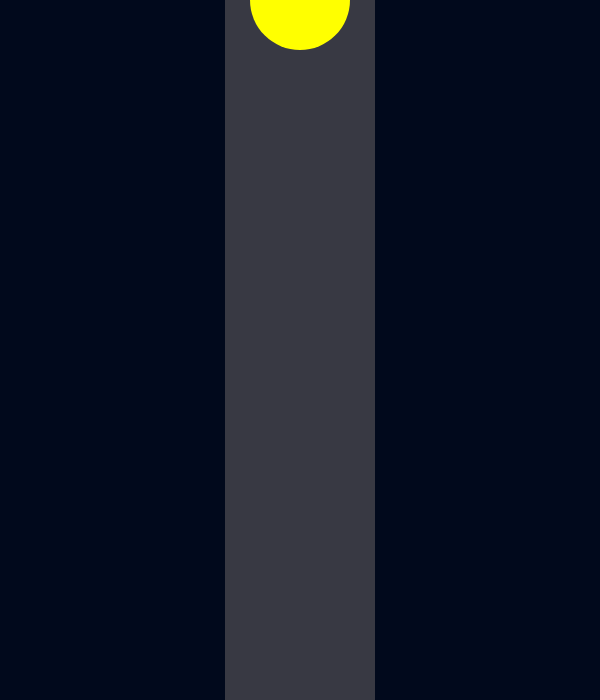
Frame 1 (no input)
Frame 60 (no input): identical to frame 1, image omitted
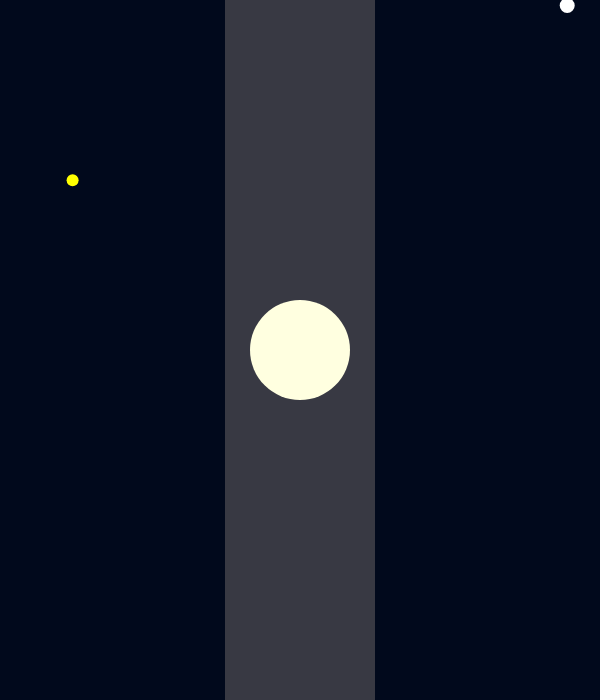
Frame 120 (the mouse pressed at the canvas centre since frame 60)

The p5.js sketch that drew these frames (run headless with seeded random() and noise() and a simulated clock; from frame 60 on, the mouse is pressed at the canvas centre):

// p5.js sketch
// ── sketch.js
/* Name: Natania Ma
Title: Phase of Sun and Moon

Concept:
Inspired by Harper Woodpeckers by Ivan Rudnicki.
Using the sun and moon to create a interaction based on their phases.

Instructions:
Move the mouse up and down to change the position of the sun and moon. 
Move the mouse left and right to change the phase of the sun and moon. 
Click the mouse to create random stars in the background.
*/
let x = 0;
let y = 300;

function setup() {
  createCanvas(600, 700);
  noStroke();
}

function draw() {
  background(1, 9, 28);

if (mouseIsPressed) { //STARS RANDOM
    fill("yellow");
    ellipse(random(width), random(height), 12, 12);
    fill("white");
    ellipse(random(width), random(height), 15, 15);
  }

  fill(56, 57, 67); // MIDDLE LINE GRAY
  rect(width / 2 - 150 / 2, 0, 150, 700);

if (mouseY < height / 2) { //SUN  
  if (mouseX < width / 2) { // NORMAL
  fill('yellow');
  ellipse(300, mouseY, 100, 100)
  }
  else { // ECLIPSE
  fill('orange');
  ellipse(300, mouseY, 100, 100)
  fill('black');
  ellipse(300, mouseY, 95, 95)
  }
}

else { // MOON
  if (mouseX < width / 3) { // WAXING CRESCENT
  fill('lightyellow');
  ellipse(300, mouseY, 100, 100)
  fill(56, 57, 67);
  ellipse(280, mouseY, 100, 100)
  }
  else if (mouseX < (width / 3) * 2) { //FULL MOON
  fill('lightyellow');
  ellipse(300, mouseY, 100, 100)
  }
  else { // WANING CRESCENT
  fill('lightyellow');
  ellipse(300, mouseY, 100, 100)
  fill(56, 57, 67);
  ellipse(320, mouseY, 100, 100)
  }
}
}
